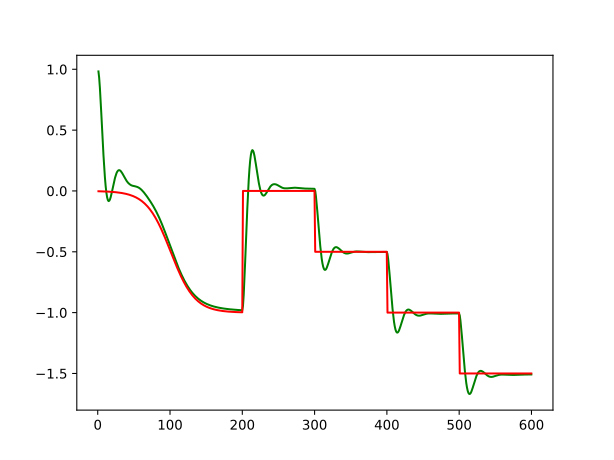

Reproduce this figure in Python.
# Modified from https://classroom.udacity.com/nanodegrees/nd013/parts/40f38239-66b6-46ec-ae68-03afd8a601c8/modules/f1820894-8322-4bb3-81aa-b26b3c6dcbaf/lessons/1397890f-71c5-4d83-aae7-0a031eedd1f2/concepts/34d4a65f-44d9-462f-b246-c2e653a19c1d

# ----------------
# User Instructions
#
# Implement twiddle as shown in the previous two videos.
# Your accumulated error should be very small!
#
# You don't have to use the exact values as shown in the video
# play around with different values! This quiz isn't graded just see
# how low of an error you can get.
#
# Try to get your error below 1.0e-10 with as few iterations
# as possible (too many iterations will cause a timeout).
#
# No cheating!
# ------------

import random
import numpy as np
import matplotlib.pyplot as plt
import math

# ------------------------------------------------
# 
# this is the Robot class
#

class Robot(object):
    def __init__(self, length=20.0):
        """
        Creates robot and initializes location/orientation to 0, 0, 0.
        """
        self.x = 0.0
        self.y = 0.0
        self.orientation = 0.0
        self.length = length
        self.steering_noise = 0.0
        self.distance_noise = 0.0
        self.steering_drift = 0.0

    def set(self, x, y, orientation):
        """
        Sets a robot coordinate.
        """
        self.x = x
        self.y = y
        self.orientation = orientation % (2.0 * np.pi)

    def set_noise(self, steering_noise, distance_noise):
        """
        Sets the noise parameters.
        """
        # makes it possible to change the noise parameters
        # this is often useful in particle filters
        self.steering_noise = steering_noise
        self.distance_noise = distance_noise

    def set_steering_drift(self, drift):
        """
        Sets the systematical steering drift parameter
        """
        self.steering_drift = drift

    def move(self, steering, distance, tolerance=0.001, max_steering_angle=np.pi / 4.0):
        """
        steering = front wheel steering angle, limited by max_steering_angle
        distance = total distance driven, most be non-negative
        """
        if steering > max_steering_angle:
            steering = max_steering_angle
        if steering < -max_steering_angle:
            steering = -max_steering_angle
        if distance < 0.0:
            distance = 0.0

        # apply noise
        steering2 = random.gauss(steering, self.steering_noise)
        distance2 = random.gauss(distance, self.distance_noise)

        # apply steering drift
        steering2 += self.steering_drift

        # Execute motion
        turn = np.tan(steering2) * distance2 / self.length

        if abs(turn) < tolerance:
            # approximate by straight line motion
            self.x += distance2 * np.cos(self.orientation)
            self.y += distance2 * np.sin(self.orientation)
            self.orientation = (self.orientation + turn) % (2.0 * np.pi)
        else:
            # approximate bicycle model for motion
            radius = distance2 / turn
            cx = self.x - (np.sin(self.orientation) * radius)
            cy = self.y + (np.cos(self.orientation) * radius)
            self.orientation = (self.orientation + turn) % (2.0 * np.pi)
            self.x = cx + (np.sin(self.orientation) * radius)
            self.y = cy - (np.cos(self.orientation) * radius)

    def __repr__(self):
        return '[x=%.5f y=%.5f orient=%.5f]' % (self.x, self.y, self.orientation)

############## ADD / MODIFY CODE BELOW ####################
# ------------------------------------------------------------------------
#
# run - does a single control run


def make_robot():
    """
    Resets the robot back to the initial position and drift.
    You'll want to call this after you call `run`.
    """
    robot = Robot()
    robot.set(0, 1, 0)
    robot.set_steering_drift(10 / 180 * np.pi)
    return robot

def run(robot, params, total_timesteps=600, speed=1.0):
    tau_p, tau_d, tau_i = params

    x_trajectory = []
    y_trajectory = []
    setpoints = []

    sse = 0

    timesteps_to_end_of_sigmoid = total_timesteps / 3
    sigmoid_bound = 6 # sigmoid is approximately 1 for abs(x) > 6
    sigmoid_factor = sigmoid_bound * 2 / timesteps_to_end_of_sigmoid # map x range [-6, 6] to timesteps [0, 400]
    
    timesteps_per_step = total_timesteps / 6
    step = -0.5

    prev_error_value = None
    error_value_integ = 0
    for timestep in range(total_timesteps):
        delta_t = 1

        process_value = robot.y

        # setpoint is initially sigmoid and then stepped. See the output image for visual explanation
        if timestep < timesteps_to_end_of_sigmoid:
            temp_exp = math.exp((timestep - timesteps_to_end_of_sigmoid / 2) * sigmoid_factor)
            sigmoid = temp_exp / (temp_exp + 1)
            setpoint = -sigmoid # want setpoint to go from 0 to -1
        else:
            setpoint = int((timestep - timesteps_to_end_of_sigmoid) / timesteps_per_step) * step
        setpoints.append(setpoint)

        error_value = setpoint - process_value

        err_value_derivative = 0 if prev_error_value is None else (error_value - prev_error_value) / delta_t
        prev_error_value = error_value

        error_value_integ += error_value * delta_t

        control_variable = \
            tau_p * error_value + \
            tau_d * err_value_derivative + \
            tau_i * error_value_integ

        robot.move(control_variable, speed * delta_t)

        x_trajectory.append(robot.x)
        y_trajectory.append(robot.y)

        # include normalized `control_variable` into error
        sse += error_value ** 2 + (control_variable / math.pi) ** 2

    mse = sse / total_timesteps

    return x_trajectory, y_trajectory, setpoints, mse

# Make this tolerance bigger if you are timing out!
def twiddle(tol=0.2): 
    p = [0, 0, 0]
    dp = [1, 1, 1]

    robot = make_robot()
    _, _, _, best_err = run(robot, p)
    
    while sum(dp) > tol:
        for i in range(len(p)):
            p[i] += dp[i]
            robot = make_robot()
            _, _, _, err = run(robot, p)
            if err < best_err:
                best_err = err
                dp[i] *= 1.1

            else:
                p[i] -= 2 * dp[i]
                robot = make_robot()
                _, _, _, err = run(robot, p)
                if err < best_err:
                    best_err = err
                    dp[i] *= 1.1

                else:
                    p[i] += dp[i]
                    dp[i] *= 0.9
    
    return p, best_err


params, err = twiddle()
print("params", params)
print("Final twiddle error = {}".format(err))
robot = make_robot()
x_trajectory, y_trajectory, setpoints, err = run(robot, params)
n = len(x_trajectory)

plt.plot(x_trajectory, y_trajectory, 'g', label='Twiddle PID controller')
plt.plot(x_trajectory, setpoints, 'r', label='Setpoints')
plt.savefig('initial-hyperparams.svg')
